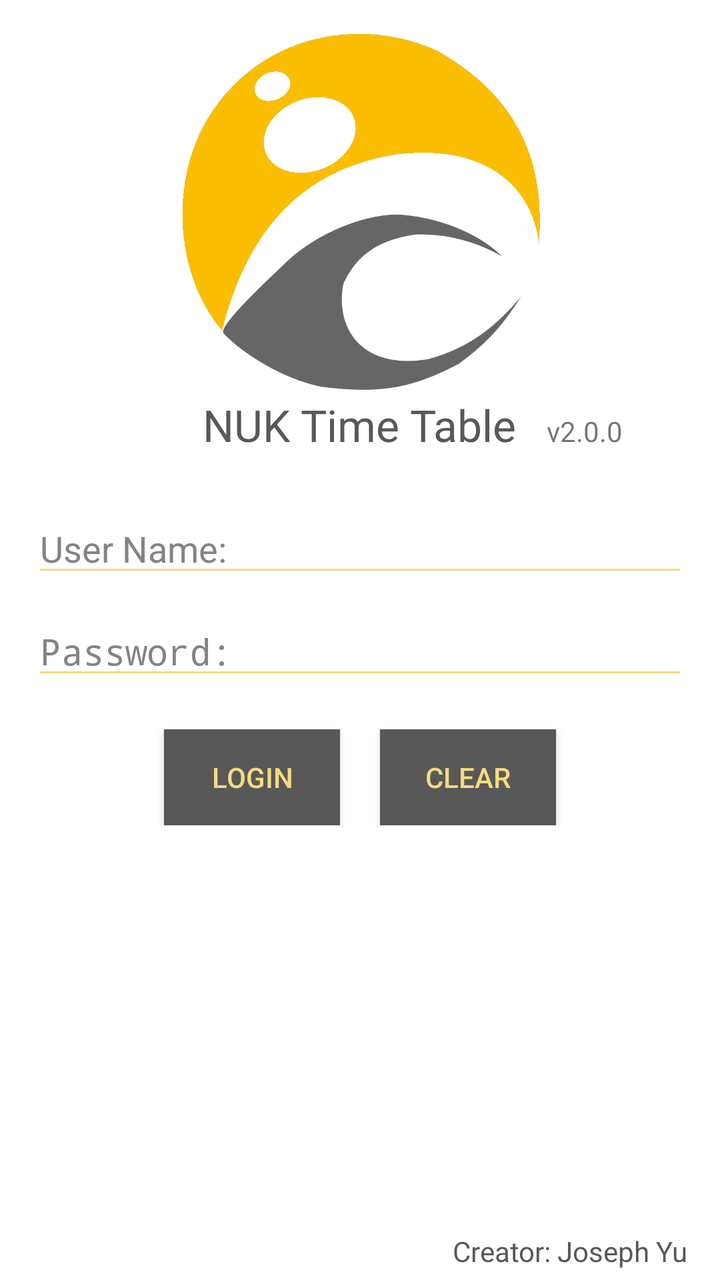
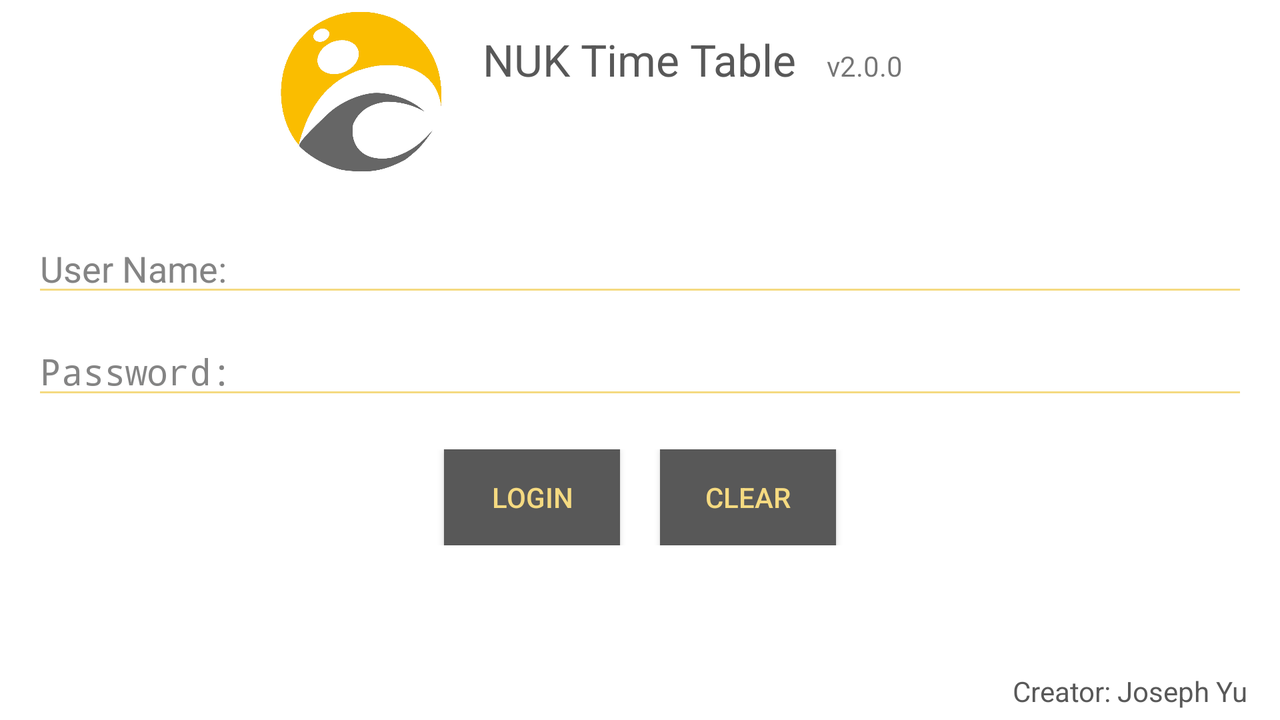

An Android layout and its configuration variant, each rendered on a device that would load it. The default file and the variant file are quoted in full after the pictures.
<!-- AndroidManifest.xml: application theme AppTheme -->
<!-- res/layout/fragment_login.xml -->
<RelativeLayout xmlns:android="http://schemas.android.com/apk/res/android"
				xmlns:tools="http://schemas.android.com/tools"
				android:layout_width="match_parent"
				android:layout_height="match_parent"
				android:paddingLeft="@dimen/activity_horizontal_margin"
				android:paddingRight="@dimen/activity_horizontal_margin"
				android:paddingTop="@dimen/activity_vertical_margin"
				android:paddingBottom="@dimen/activity_vertical_margin"
			    android:orientation="vertical"
				tools:context="com.kiddos.nuktimetable.LoginFragment">

	<LinearLayout
			android:layout_width="fill_parent"
			android:layout_height="wrap_content"
			android:layout_centerVertical="true"
			android:gravity="center"
			android:orientation="vertical"
			android:id="@+id/mainLayout">
		<EditText
				android:layout_width="fill_parent"
				android:layout_height="wrap_content"
				android:layout_gravity="center"
				android:layout_marginTop="25dp"
				android:layout_marginBottom="10dp"
				android:inputType="text"
				android:textColor="@color/normal_text"
				android:hint="@string/user_name"
				android:textColorHint="@color/hint_text"
				android:id="@+id/etUserName"/>
		<EditText
				android:layout_width="fill_parent"
				android:layout_height="wrap_content"
				android:layout_gravity="center"
				android:layout_marginBottom="10dp"
				android:inputType="textPassword"
				android:textColor="@color/normal_text"
				android:hint="@string/password"
				android:textColorHint="@color/hint_text"
				android:id="@+id/etPassword"/>
		<LinearLayout
				android:orientation="horizontal"
				android:layout_width="fill_parent"
				android:layout_height="wrap_content"
				android:layout_marginTop="10dp"
				android:gravity="center"
				android:id="@+id/buttonLayout">
			<Button
					android:layout_width="wrap_content"
					android:layout_height="wrap_content"
					android:layout_marginEnd="10dp"
					android:layout_marginRight="10dp"
					android:layout_gravity="center_vertical"
					android:text="@string/login"
					style="@style/ButtonStyle"
					android:id="@+id/btnLogin"/>
			<Button
					android:layout_width="wrap_content"
					android:layout_height="wrap_content"
					android:layout_marginStart="10dp"
					android:layout_marginLeft="10dp"
					android:layout_gravity="center_vertical"
					android:text="@string/clear"
					style="@style/ButtonStyle"
					android:id="@+id/btnClear"/>
		</LinearLayout>
	</LinearLayout>
	<TextView
			android:layout_width="wrap_content"
			android:layout_height="wrap_content"
			android:layout_gravity="bottom"
			android:layout_alignParentBottom="true"
			android:layout_alignParentEnd="true"
			android:layout_alignParentRight="true"
			android:textAppearance="?android:attr/textAppearanceSmall"
			android:text="@string/creator"
			android:textColor="@color/normal_text"
			android:id="@+id/tvCreator" />
	<TextView
			android:layout_width="wrap_content"
			android:layout_height="wrap_content"
			android:layout_above="@+id/mainLayout"
			android:layout_centerHorizontal="true"
			android:textAppearance="?android:attr/textAppearanceLarge"
			android:text="@string/app_name"
			android:textColor="@color/normal_text"
			android:id="@+id/tvTitle"/>
	<ImageView
			android:layout_width="wrap_content"
			android:layout_height="wrap_content"
			android:layout_above="@+id/tvTitle"
			android:layout_alignParentTop="true"
			android:layout_centerHorizontal="true"
			android:layout_marginTop="10dp"
			android:contentDescription="@string/app_name"
			android:id="@+id/imageView"
			android:src="@drawable/nuk_icon"/>
	<TextView
			android:layout_width="wrap_content"
			android:layout_height="wrap_content"
			android:layout_alignBaseline="@id/tvTitle"
			android:layout_toEndOf="@+id/tvTitle"
			android:layout_toRightOf="@+id/tvTitle"
			android:layout_marginStart="15dp"
			android:layout_marginLeft="15dp"
			android:textAppearance="?android:attr/textAppearanceSmall"
			android:text="@string/version"
			android:id="@+id/tvVersion"/>
	<TextView
			android:layout_width="wrap_content"
			android:layout_height="wrap_content"
			android:layout_below="@+id/mainLayout"
			android:layout_marginTop="20dp"
			android:gravity="center"
			android:textAppearance="?android:attr/textAppearanceMedium"
			android:textColor="@color/error_text"
			android:id="@+id/tvErrorMsg"/>
</RelativeLayout>
<!-- resources referenced by this layout -->
<resources>
  <color name="error_text">#FE2E2E</color>
  <color name="hint_text">#848484</color>
  <color name="normal_text">#585858</color>
  <dimen name="activity_horizontal_margin">16dp</dimen>
  <dimen name="activity_vertical_margin">5dp</dimen>
  <!-- drawable nuk_icon: png bitmap (drawable, 148871 bytes) -->
  <string name="app_name">NUK Time Table</string>
  <string name="clear">Clear</string>
  <string name="creator">Creator: Joseph Yu</string>
  <string name="login">Login</string>
  <string name="password">Password:</string>
  <string name="user_name">User Name:</string>
  <string name="version">v2.0.0</string>
  <style name="ButtonStyle">
  		<item name="android:background">@color/theme_background_dark</item>
  		<item name="android:textColor">@color/theme_text_highlight</item>
  	</style>
  <!-- from res/values-v21/ -->
  <style name="AppTheme" parent="android:Theme.Material.Light">
  		<item name="android:windowBackground">@color/theme_background_light</item>
  		<item name="android:colorPrimary">@color/theme_background</item>
  		<item name="android:colorPrimaryDark">@color/theme_background_dark</item>
  		<item name="android:textColorPrimary">@color/theme_text</item>
  		<item name="android:navigationBarColor">@color/theme_background_dark</item>
  		<item name="android:colorControlNormal">@color/theme_text_highlight</item>
  		<item name="android:colorControlActivated">@color/theme_text_highlight2</item>
  		<item name="android:colorControlHighlight">@color/theme_text_highlight2</item>
  		<item name="android:windowActionBar">false</item>
  		<item name="android:windowTitleSize">0dp</item>
      </style>
  <color name="theme_background_dark">#585858</color>
  <color name="theme_text_highlight">#F5DA81</color>
  <color name="theme_background_light">#FFFFFF</color>
  <color name="theme_background">#848484</color>
  <color name="theme_text">#FFFFFF</color>
  <color name="theme_text_highlight2">#FACC2E</color>
</resources>
<!-- res/layout-land/fragment_login.xml (the repository's variant of the layout above) -->
<!-- drawn on the phone turned sideways -->
<RelativeLayout xmlns:android="http://schemas.android.com/apk/res/android"
				xmlns:tools="http://schemas.android.com/tools"
				android:layout_width="match_parent"
				android:layout_height="match_parent"
				android:paddingLeft="@dimen/activity_horizontal_margin"
				android:paddingRight="@dimen/activity_horizontal_margin"
				android:paddingTop="@dimen/activity_vertical_margin"
				android:paddingBottom="@dimen/activity_vertical_margin"
			    android:orientation="vertical"
				tools:context="com.kiddos.nuktimetable.LoginFragment">

	<LinearLayout
			android:layout_width="fill_parent"
			android:layout_height="wrap_content"
			android:layout_centerVertical="true"
			android:gravity="center"
			android:orientation="vertical"
			android:id="@+id/mainLayout">
		<EditText
				android:layout_width="fill_parent"
				android:layout_height="wrap_content"
				android:layout_gravity="center"
				android:layout_marginTop="25dp"
				android:layout_marginBottom="10dp"
				android:inputType="text"
				android:textColor="@color/normal_text"
				android:hint="@string/user_name"
				android:textColorHint="@color/hint_text"
				android:id="@+id/etUserName"/>
		<EditText
				android:layout_width="fill_parent"
				android:layout_height="wrap_content"
				android:layout_gravity="center"
				android:layout_marginBottom="10dp"
				android:inputType="textPassword"
				android:textColor="@color/normal_text"
				android:hint="@string/password"
				android:textColorHint="@color/hint_text"
				android:id="@+id/etPassword"/>
		<LinearLayout
				android:orientation="horizontal"
				android:layout_width="fill_parent"
				android:layout_height="wrap_content"
				android:layout_marginTop="10dp"
				android:gravity="center"
				android:id="@+id/buttonLayout">
			<Button
					android:layout_width="wrap_content"
					android:layout_height="wrap_content"
					android:layout_marginEnd="10dp"
					android:layout_marginRight="10dp"
					android:layout_gravity="center_vertical"
					android:text="@string/login"
					style="@style/ButtonStyle"
					android:id="@+id/btnLogin"/>
			<Button
					android:layout_width="wrap_content"
					android:layout_height="wrap_content"
					android:layout_marginStart="10dp"
					android:layout_marginLeft="10dp"
					android:layout_gravity="center_vertical"
					android:text="@string/clear"
					style="@style/ButtonStyle"
					android:id="@+id/btnClear"/>
		</LinearLayout>
	</LinearLayout>
	<TextView
			android:layout_width="wrap_content"
			android:layout_height="wrap_content"
			android:layout_gravity="bottom"
			android:layout_alignParentBottom="true"
			android:layout_alignParentEnd="true"
			android:layout_alignParentRight="true"
			android:textAppearance="?android:attr/textAppearanceSmall"
			android:text="@string/creator"
			android:textColor="@color/normal_text"
			android:id="@+id/tvCreator" />
	<TextView
			android:layout_width="wrap_content"
			android:layout_height="wrap_content"
			android:layout_above="@+id/mainLayout"
			android:layout_centerHorizontal="true"
			android:layout_alignParentTop="true"
			android:paddingTop="10dp"
			android:textAppearance="?android:attr/textAppearanceLarge"
			android:text="@string/app_name"
			android:textColor="@color/normal_text"
			android:id="@+id/tvTitle"/>
	<ImageView
			android:layout_width="wrap_content"
			android:layout_height="wrap_content"
			android:layout_above="@id/mainLayout"
			android:layout_alignParentTop="true"
			android:layout_centerHorizontal="true"
			android:layout_toStartOf="@id/tvTitle"
			android:layout_toLeftOf="@id/tvTitle"
			android:layout_marginEnd="20dp"
			android:layout_marginRight="20dp"
			android:contentDescription="@string/app_name"
			android:scaleType="fitEnd"
			android:src="@drawable/nuk_icon"/>
	<TextView
			android:layout_width="wrap_content"
			android:layout_height="wrap_content"
			android:layout_alignBaseline="@id/tvTitle"
			android:layout_toEndOf="@+id/tvTitle"
			android:layout_toRightOf="@+id/tvTitle"
			android:layout_marginStart="15dp"
			android:layout_marginLeft="15dp"
			android:layout_alignParentEnd="true"
			android:layout_alignParentRight="true"
			android:textAppearance="?android:attr/textAppearanceSmall"
			android:text="@string/version"
			android:id="@+id/tvVersion"/>
	<TextView
			android:layout_width="wrap_content"
			android:layout_height="wrap_content"
			android:layout_below="@+id/mainLayout"
			android:layout_marginTop="20dp"
			android:gravity="center"
			android:textAppearance="?android:attr/textAppearanceMedium"
			android:textColor="@color/error_text"
			android:id="@+id/tvErrorMsg"/>
</RelativeLayout>
